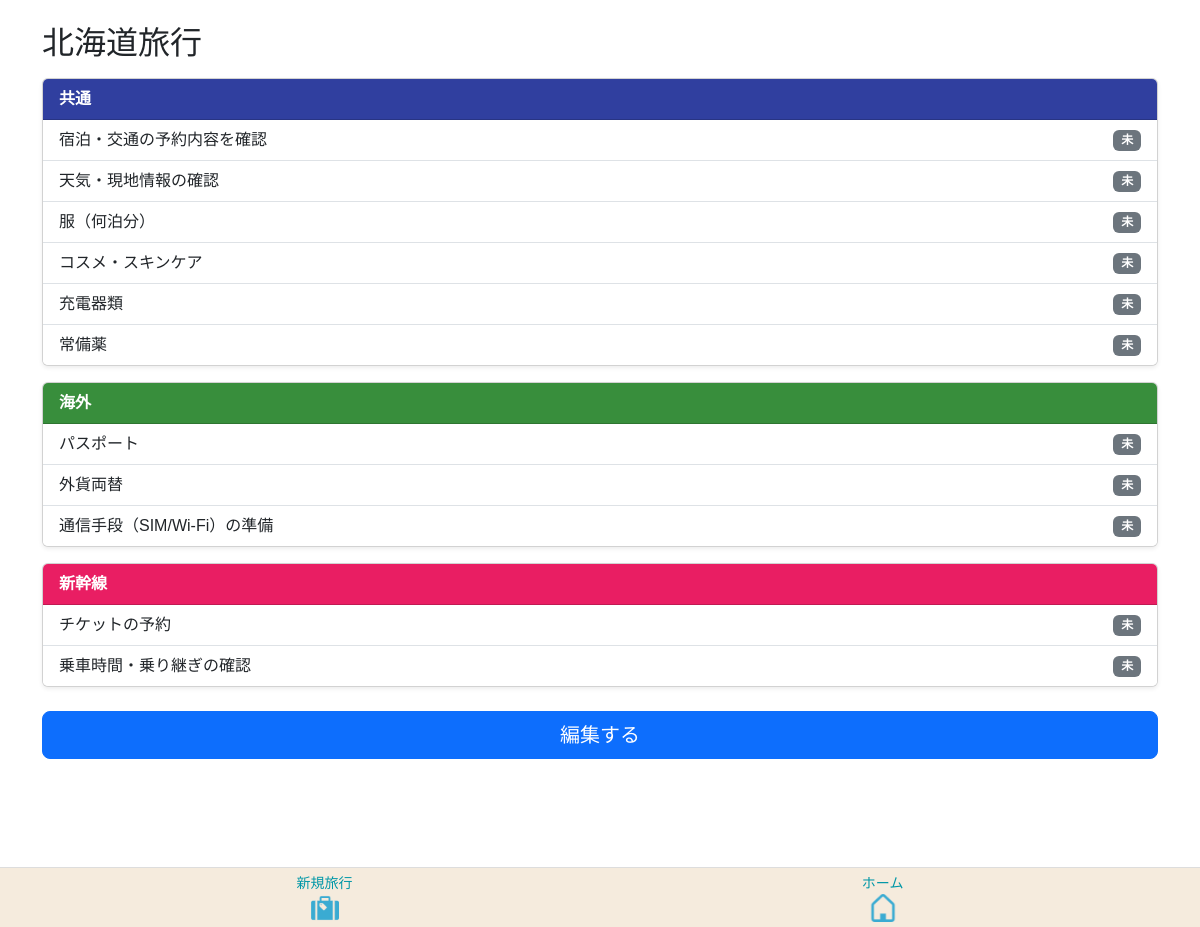
/travel/21/edit/ (signed in), run on the app's committed database.
### app/models/template.py (models this page shows, shortened)
class Template(models.Model):
    class SourceType(models.IntegerChoices):
        FROM_TRAVEL   = 0, _("旅行情報より作成")
        FROM_TEMPLATE = 1, _("既存テンプレートを反映")
    user = models.ForeignKey(
        settings.AUTH_USER_MODEL,
        on_delete=models.CASCADE,
        verbose_name=_("ユーザーID")
    )
    travel_info = models.ForeignKey(
        Travel_info,
        on_delete=models.CASCADE,
        verbose_name=_("旅行情報ID")
    )
    source_type = models.IntegerField(
        choices=SourceType.choices,
        verbose_name=_("生成タイプ")
    )
    template_source = models.ForeignKey(
        "self",
        null=True,
        blank=True,
        on_delete=models.SET_NULL,
        verbose_name=_("テンプレート参照元"),
        related_name="derived_templates"
    )
    created_at = models.DateTimeField(
         auto_now_add=True,
         verbose_name=_("作成日")
         )
    updated_at = models.DateTimeField(
        auto_now=True,
        verbose_name=_("更新日")
        )
    class Meta:
      verbose_name = _("テンプレート")

class TravelCategory(models.Model):
    class TravelType(models.IntegerChoices):
        AUTO  = 0, _("初期作成")
        CUSTOM = 1, _("ユーザー追加")
    class CategoryColor(models.IntegerChoices):
        PINK       = 0, "#e91e63ff"
        LIGHT_PINK = 1, "#ffb7b2fe"
        ORANGE     = 2, "#f57c00ff"
        GREEN      = 3, "#388e3cff"
        CYAN       = 4, "#0097a7ff"
        BLUE       = 5, "#303f9ffe"
        BROWN      = 6, "#795548ff"
        PURPLE     = 7, "#7b1fa2ff"
    template = models.ForeignKey(
        Template,
        on_delete=models.CASCADE,
        verbose_name=_("テンプレートID")
    )
    category_name = models.CharField(
        max_length=50,
        verbose_name=_("分類名")
    )
    travel_type = models.IntegerField(
        choices=TravelType.choices,
        verbose_name=_("分類タイプ")
    )
    category_color = models.IntegerField(
        choices=CategoryColor.choices,
        verbose_name=_("分類カラー")
    )
    created_at = models.DateTimeField(
         auto_now_add=True,
         verbose_name=_("作成日")
         )
    updated_at = models.DateTimeField(
        auto_now=True,
        verbose_name=_("更新日")
        )
    class Meta:
      verbose_name = _("旅行の分類")

class TravelItem(models.Model):
    class ItemChecked(models.IntegerChoices):
        NO  = 0, _("NO")
        YES = 1, _("YES")
    travel_category = models.ForeignKey(
        TravelCategory,
        on_delete=models.CASCADE,
        verbose_name=_("旅行の分類ID")
    )
    item_name = models.CharField(
        max_length=128,
        verbose_name=_("項目名")
    )
    item_checked = models.IntegerField(
        choices=ItemChecked.choices,
        verbose_name=_("チェック済み項目")
    )
    created_at = models.DateTimeField(
         auto_now_add=True,
         verbose_name=_("作成日")
         )
    updated_at = models.DateTimeField(
        auto_now=True,
        verbose_name=_("更新日")
        )
    class Meta:
      verbose_name = _("旅行の項目")

### app/models/travel.py (models this page shows, shortened)
class Travel_info(models.Model):
    class StayType(models.IntegerChoices):
        DAY_TRIP = 0, _("日帰り")
        STAY     = 1, _("宿泊")
    class LocationType(models.IntegerChoices):
        DOMESTIC = 0, _("国内")
        OVERSEAS = 1, _("海外")
    class StatusType(models.IntegerChoices):
        NOT_DONE  = 0, _("未")
        COMPLETE  = 1, _("完")
        PROCESSED = 2, _("済")
    travel_info_id = models.AutoField(
        primary_key=True,
        verbose_name=_("旅行情報ID")
    )
    user = models.ForeignKey(
        settings.AUTH_USER_MODEL,
        on_delete=models.CASCADE,
        verbose_name=_("ユーザーID")
    )
    travel_title = models.CharField(
        max_length=100,
        verbose_name=_("旅行タイトル")
    )
    start_date = models.DateField(
        verbose_name=_("開始日")
    )
    end_date = models.DateField(
        verbose_name=_("終了日")
    )
    stay_type = models.IntegerField(
        choices=StayType.choices,
        verbose_name=_("宿泊タイプ")
    )
    location = models.IntegerField(
        choices=LocationType.choices,
        verbose_name=_("場所")
    )
    memo = models.CharField(
        max_length=230,
        blank=True,
        verbose_name=_("メモ")
    )
    status = models.IntegerField(
        choices=StatusType.choices,
        default=0,
        verbose_name=_("ステータス")
    )
    transport = models.ManyToManyField(
        "Transport",
        through="Travelmode",
        verbose_name=_("交通手段")
    )
    created_at = models.DateField(
        auto_now_add=True,
        verbose_name=_("作成日")
    )
    updated_at = models.DateField(
       auto_now=True,
        verbose_name=_("更新日")
    )
    class Meta:
        verbose_name = _("旅行情報")
        verbose_name_plural = _("旅行情報")

### app/views/old_travel/template_edit.py (the view, shortened to what this page needs)
# urls.py: path("travel/<int:template_id>/edit/", template_edit, name="travel_edit"),
def template_edit(request, template_id):
    template = get_object_or_404(Template, id=template_id)
    return render(request, "new_travel/template_edit.html", {
        "template": template
    })

### templates/new_travel/template_edit.html (shortened to what this page needs)
{% extends 'base.html' %}
{% load static %}
{% block extra_css %}
{{ block.super }}
{% endblock %}
{% block content %}
<div class="container mt-4">
    <h2 class="mb-3">{{ template.travel_info.travel_title }} </h2>
    {% for category in template.travelcategory_set.all %}
        <div class="card mb-3 shadow-sm">
            <div class="card-header text-white"
                 style="background-color: {{ category.get_category_color_display }};">
                <strong>{{ category.category_name }}</strong>
            </div>
            <ul class="list-group list-group-flush">
                {% for item in category.travelitem_set.all %}
                    <li class="list-group-item d-flex justify-content-between align-items-center">
                        {{ item.item_name }}
                        {% if item.item_checked == 1 %}
                            <span class="badge bg-success">済</span>
                        {% else %}
                            <span class="badge bg-secondary">未</span>
                        {% endif %}
                    </li>
                {% empty %}
                    <li class="list-group-item text-muted">アイテムがありません</li>
                {% endfor %}
            </ul>
        </div>
    {% endfor %}
    <div class="text-center mt-4 mb-5">
        <a href="{% url 'app:template_edit2' template.id %}" class="btn btn-primary btn-lg w-100">
            編集する
        </a>
    </div>
</div>
{% endblock %}

### static/tabipre/base.css (style rules this page uses)
body { margin: 0; padding: 0; font-family: "Helvetica", "Arial", sans-serif; background-color: #ffffff; }
.text-center { text-align: center; }

### data on the page
Template: travel_info.travel_title "北海道旅行"
TravelCategory: category_name "共通"
TravelItem: item_name "宿泊・交通の予約内容を確認", item_checked "未"
TravelItem: item_name "天気・現地情報の確認", item_checked "未"
TravelItem: item_name "服（何泊分）", item_checked "未"
TravelItem: item_name "コスメ・スキンケア", item_checked "未"
TravelItem: item_name "充電器類", item_checked "未"
TravelItem: item_name "常備薬", item_checked "未"
TravelCategory: category_name "海外"
TravelItem: item_name "パスポート", item_checked "未"
TravelItem: item_name "外貨両替", item_checked "未"
TravelItem: item_name "通信手段（SIM/Wi-Fi）の準備", item_checked "未"
TravelCategory: category_name "新幹線"
TravelItem: item_name "チケットの予約", item_checked "未"
TravelItem: item_name "乗車時間・乗り継ぎの確認", item_checked "未"
